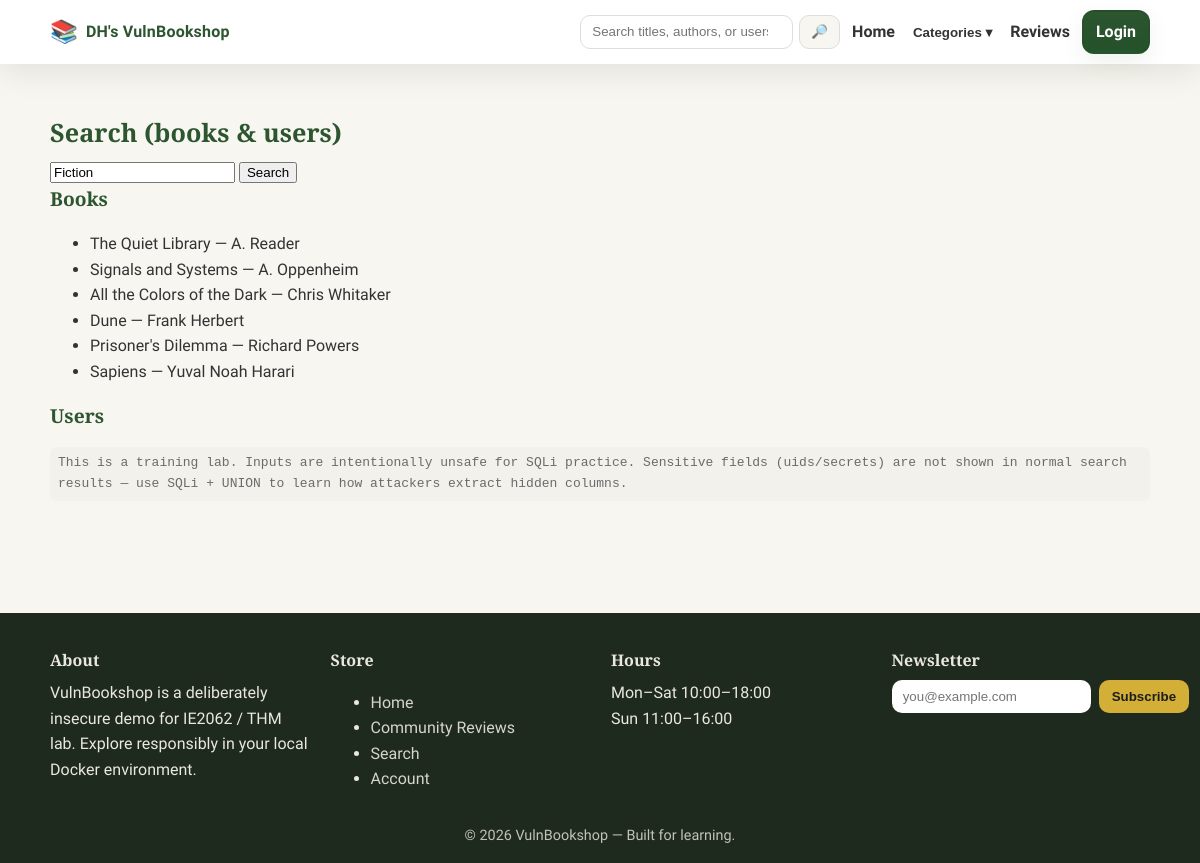
The page /search.php?q=Fiction on the database its author committed.
### tables this page shows
CREATE TABLE books (
  id INT AUTO_INCREMENT PRIMARY KEY,
  title VARCHAR(150),
  author VARCHAR(120),
  category VARCHAR(60),
  price DECIMAL(6,2),
  blurb TEXT
);

### www/search.php (the view, shortened to what this page needs)
<?php
require_once __DIR__ . '/includes/config.php';
$conn = new mysqli($DB_HOST, $DB_USER, $DB_PASS, $DB_NAME);
$q = isset($_GET['q']) ? $_GET['q'] : '';
$bookRows = [];
if ($q !== '') {
    $sqlBooks = "SELECT title, author FROM books
                 WHERE title LIKE '%$q%' OR author LIKE '%$q%' OR category LIKE '%$q%'";
    if ($res2 = $conn->query($sqlBooks)) {
        while($r2 = $res2->fetch_assoc()) $bookRows[] = $r2;
    }
}
?>
<?php include __DIR__ . '/includes/header.php'; ?>
<main class="container section">
  <h2>Search (books & users)</h2>
  <form>
    <input name="q" value="<?php echo htmlspecialchars($q); ?>" placeholder="Search titles, authors, or categories…">
    <button>Search</button>
  </form>
  <h3>Books</h3>
  <ul>
    <?php foreach($bookRows as $b): ?>
      <li><?php echo htmlspecialchars($b['title']) . " — " . htmlspecialchars($b['author']); ?></li>
    <?php endforeach; ?>
  </ul>
  <h3>Users</h3>
  <p class="muted-note">This is a training lab. Inputs are intentionally unsafe for SQLi practice. Sensitive fields (uids/secrets) are not shown in normal search results — use SQLi + UNION to learn how attackers extract hidden columns.</p>
</main>
<?php include __DIR__ . '/includes/footer.php'; ?>

### www/style.css (style rules this page uses)
* { box-sizing:border-box }
html,body { margin:0;padding:0;background:var(--bg);color:var(--ink) }
body { font-family:"Source Sans 3",system-ui,-apple-system,Segoe UI,Roboto,Arial,sans-serif; line-height:1.6 }
h1,h2,h3,h4 { font-family:"Playfair Display", Georgia, serif; color:var(--green); margin:0 0 .4rem }
h2 { font-size:clamp(1.4rem,2.1vw,2rem) }
h3 { font-size:clamp(1.05rem,1.6vw,1.25rem) }
p { margin:.4rem 0 1rem }
.container { width:min(1100px,92%); margin:0 auto }
.section { padding:3rem 0 }
.muted-note { font-family:monospace; color:var(--muted); background:rgba(0,0,0,0.02); padding:6px 8px; border-radius:6px; }

### rows shown on the page
books: title "The Quiet Library", author "A. Reader"
books: title "Signals and Systems", author "A. Oppenheim"
books: title "All the Colors of the Dark", author "Chris Whitaker"
books: title "Dune", author "Frank Herbert"
books: title "Prisoner's Dilemma", author "Richard Powers"
books: title "Sapiens", author "Yuval Noah Harari"
